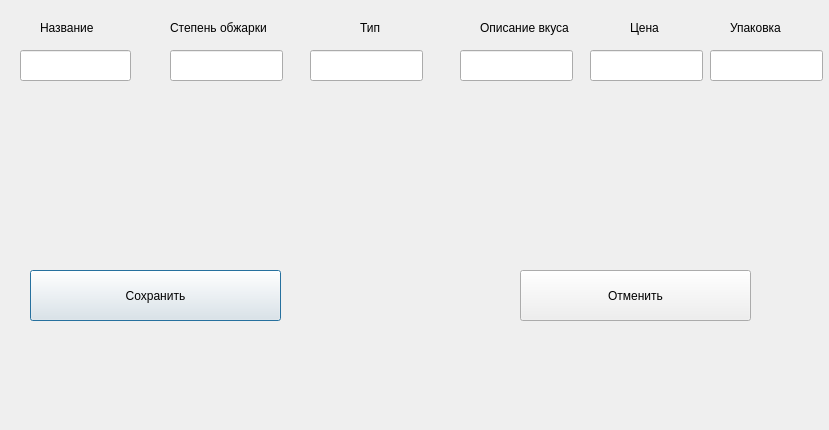
<?xml version="1.0" encoding="UTF-8"?>
<ui version="4.0">
 <class>Dialog</class>
 <widget class="QDialog" name="Dialog">
  <property name="geometry">
   <rect>
    <x>0</x>
    <y>0</y>
    <width>829</width>
    <height>430</height>
   </rect>
  </property>
  <property name="windowTitle">
   <string>Dialog</string>
  </property>
  <widget class="QLabel" name="label">
   <property name="geometry">
    <rect>
     <x>40</x>
     <y>20</y>
     <width>161</width>
     <height>16</height>
    </rect>
   </property>
   <property name="text">
    <string>Название</string>
   </property>
  </widget>
  <widget class="QLabel" name="label_2">
   <property name="geometry">
    <rect>
     <x>170</x>
     <y>20</y>
     <width>141</width>
     <height>16</height>
    </rect>
   </property>
   <property name="text">
    <string>Степень обжарки</string>
   </property>
  </widget>
  <widget class="QLabel" name="label_3">
   <property name="geometry">
    <rect>
     <x>360</x>
     <y>20</y>
     <width>41</width>
     <height>16</height>
    </rect>
   </property>
   <property name="text">
    <string>Тип</string>
   </property>
  </widget>
  <widget class="QLabel" name="label_4">
   <property name="geometry">
    <rect>
     <x>480</x>
     <y>20</y>
     <width>111</width>
     <height>16</height>
    </rect>
   </property>
   <property name="text">
    <string>Описание вкуса</string>
   </property>
  </widget>
  <widget class="QLabel" name="label_5">
   <property name="geometry">
    <rect>
     <x>630</x>
     <y>20</y>
     <width>81</width>
     <height>16</height>
    </rect>
   </property>
   <property name="text">
    <string>Цена</string>
   </property>
  </widget>
  <widget class="QLabel" name="label_6">
   <property name="geometry">
    <rect>
     <x>730</x>
     <y>20</y>
     <width>61</width>
     <height>16</height>
    </rect>
   </property>
   <property name="text">
    <string>Упаковка</string>
   </property>
  </widget>
  <widget class="QPushButton" name="save_button">
   <property name="geometry">
    <rect>
     <x>30</x>
     <y>270</y>
     <width>251</width>
     <height>51</height>
    </rect>
   </property>
   <property name="text">
    <string>Сохранить</string>
   </property>
  </widget>
  <widget class="QPushButton" name="cancel_button">
   <property name="geometry">
    <rect>
     <x>520</x>
     <y>270</y>
     <width>231</width>
     <height>51</height>
    </rect>
   </property>
   <property name="text">
    <string>Отменить</string>
   </property>
  </widget>
  <widget class="QLineEdit" name="name_input">
   <property name="geometry">
    <rect>
     <x>20</x>
     <y>50</y>
     <width>111</width>
     <height>31</height>
    </rect>
   </property>
  </widget>
  <widget class="QLineEdit" name="roasting_input">
   <property name="geometry">
    <rect>
     <x>170</x>
     <y>50</y>
     <width>113</width>
     <height>31</height>
    </rect>
   </property>
  </widget>
  <widget class="QLineEdit" name="type_input">
   <property name="geometry">
    <rect>
     <x>310</x>
     <y>50</y>
     <width>113</width>
     <height>31</height>
    </rect>
   </property>
  </widget>
  <widget class="QLineEdit" name="taste_input">
   <property name="geometry">
    <rect>
     <x>460</x>
     <y>50</y>
     <width>113</width>
     <height>31</height>
    </rect>
   </property>
  </widget>
  <widget class="QLineEdit" name="price_input">
   <property name="geometry">
    <rect>
     <x>590</x>
     <y>50</y>
     <width>113</width>
     <height>31</height>
    </rect>
   </property>
  </widget>
  <widget class="QLineEdit" name="package_input">
   <property name="geometry">
    <rect>
     <x>710</x>
     <y>50</y>
     <width>113</width>
     <height>31</height>
    </rect>
   </property>
  </widget>
 </widget>
 <resources/>
 <connections/>
</ui>
